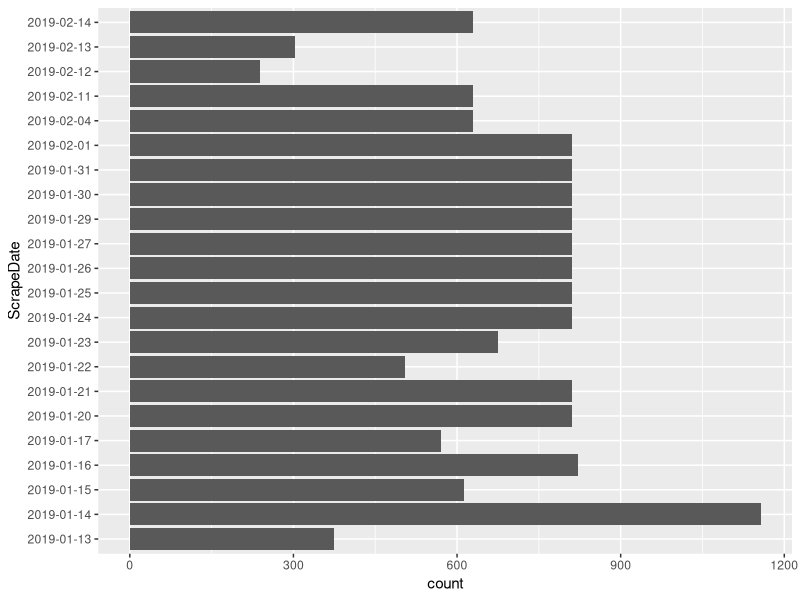
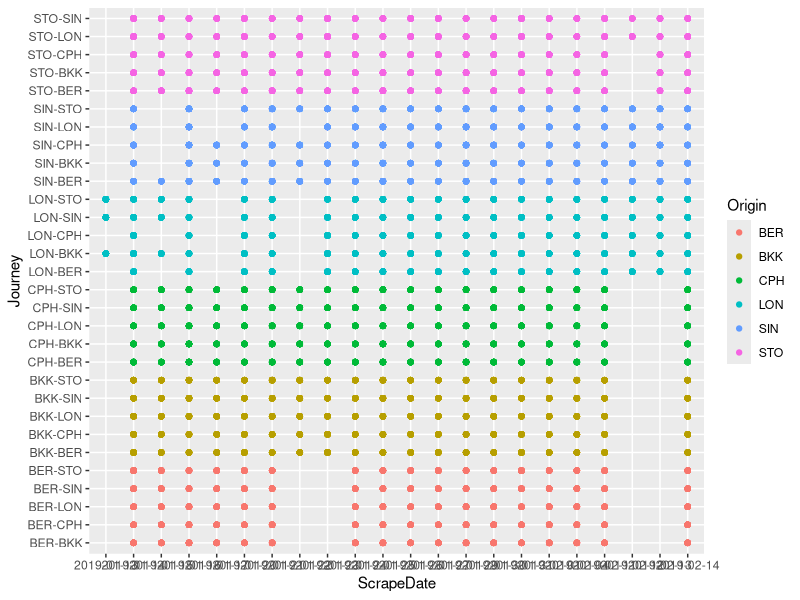
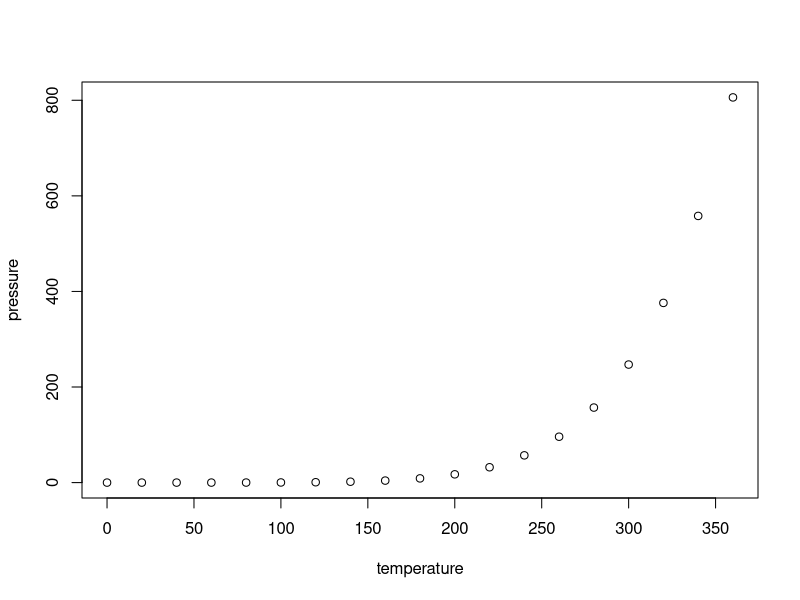

Write R code to recreate these figures, in order.
## ---- chunk 1
knitr::opts_chunk$set(echo = TRUE)
## ---- chunk 2
library(readr)      # Read data in data 
library(lubridate)  # Date handling
library(stringr)    # Text handling

library(tidyr)      # Data cleaning
library(dplyr)      # Data cleaning

library(ggplot2)    # Visualization

df <- read.csv("flightdata.csv", stringsAsFactors = TRUE)

head(df)
## ---- chunk 3

table(df$ScrapeDate, df$Journey)

df <- read.csv("flightdata.csv", stringsAsFactors = TRUE)

head(df)
## ---- chunk 4
ggplot(df, aes(x=ScrapeDate))+
  stat_count(geom="bar") + 
  coord_flip()

df <- read.csv("flightdata.csv", stringsAsFactors = TRUE)

head(df)
## ---- chunk 5
ggplot(df, aes(x=ScrapeDate, y=Journey, color=Origin))+
  geom_point() 
  coord_flip()


head(df)
## ---- chunk 6
plot(pressure)
